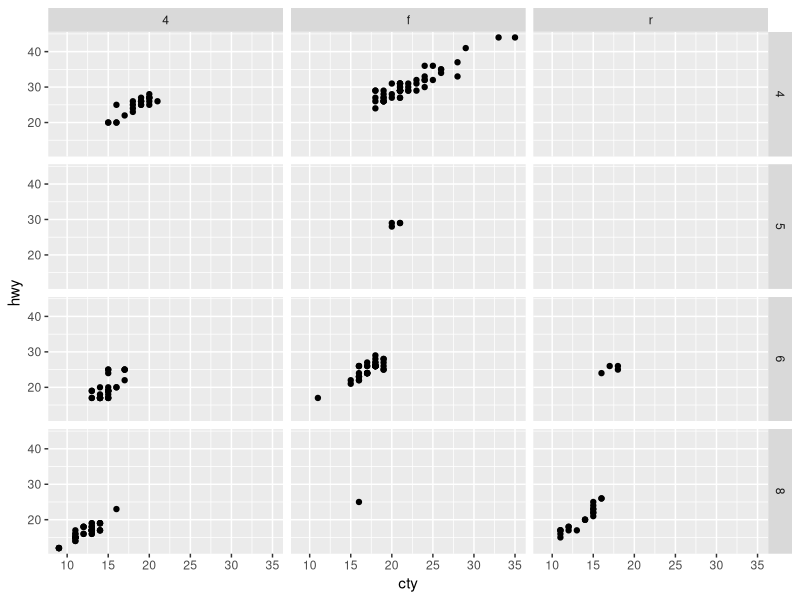
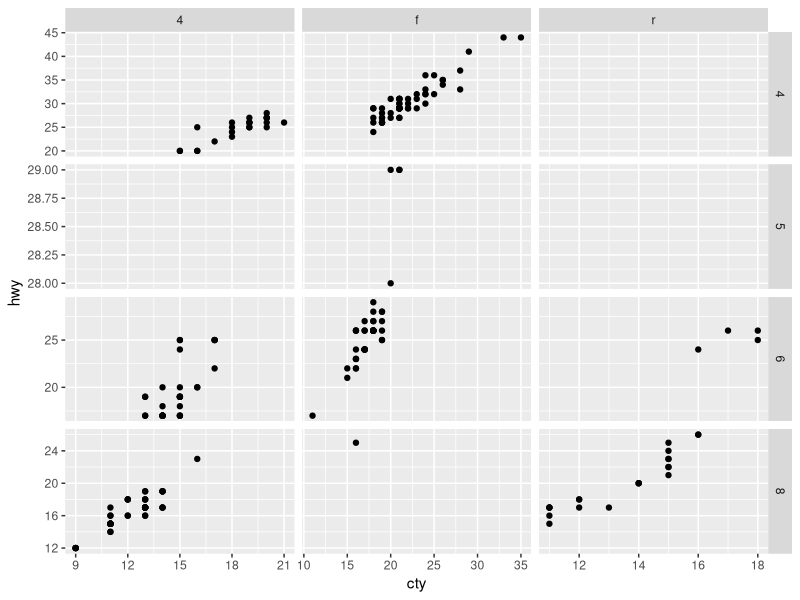
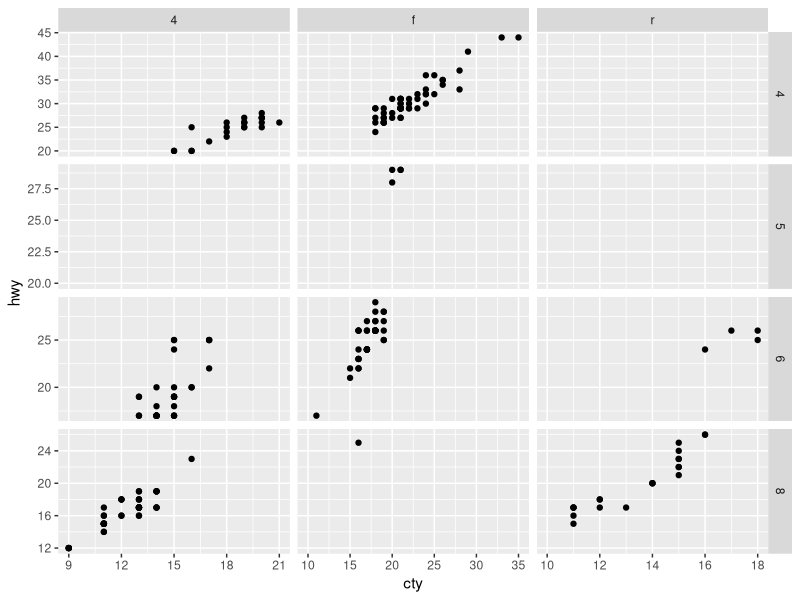
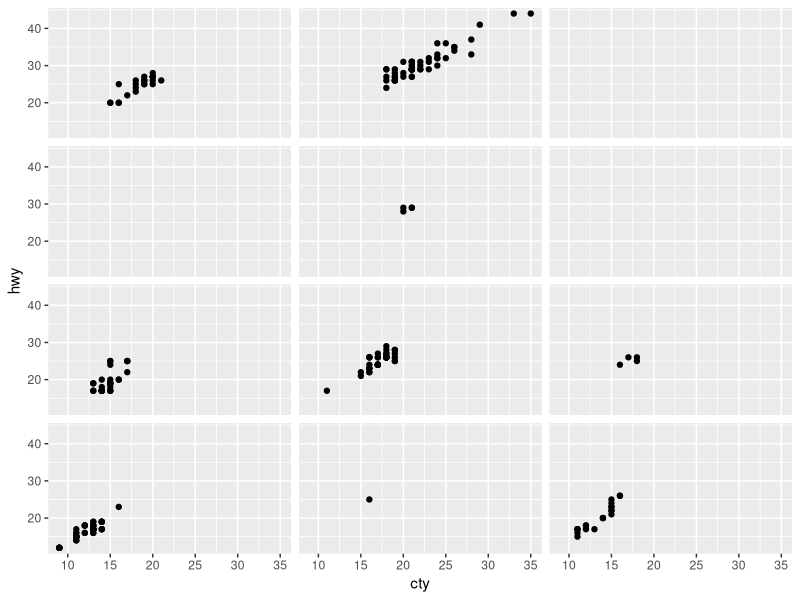
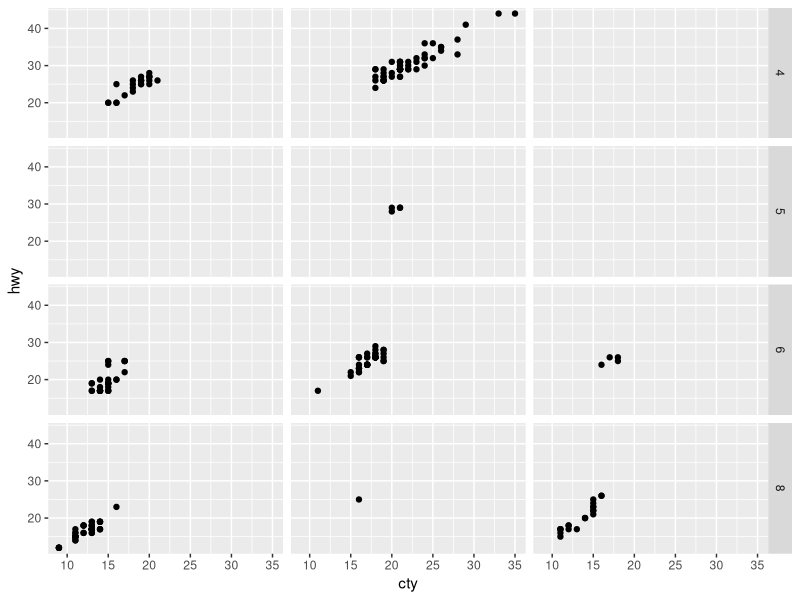
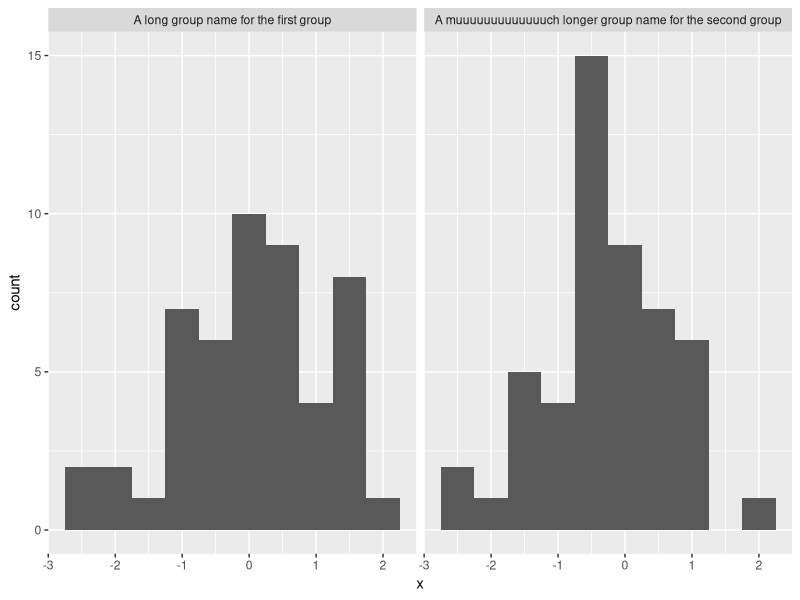
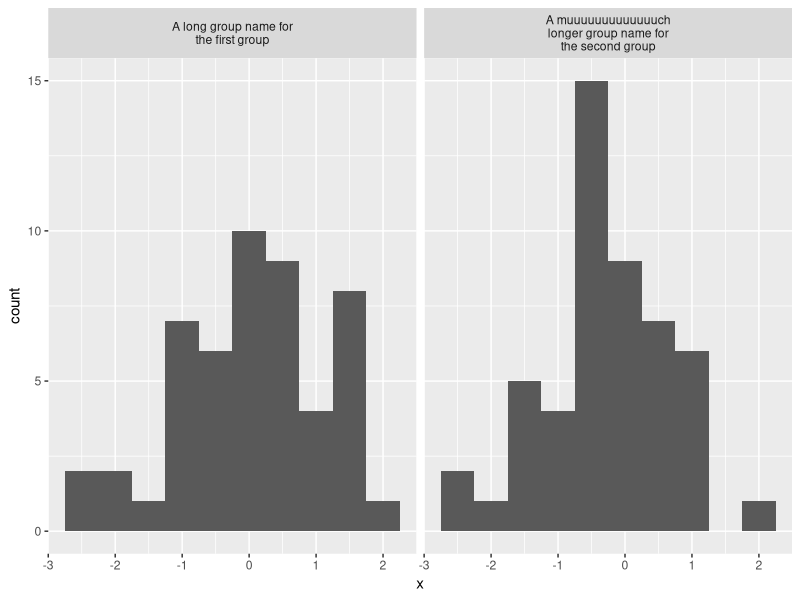
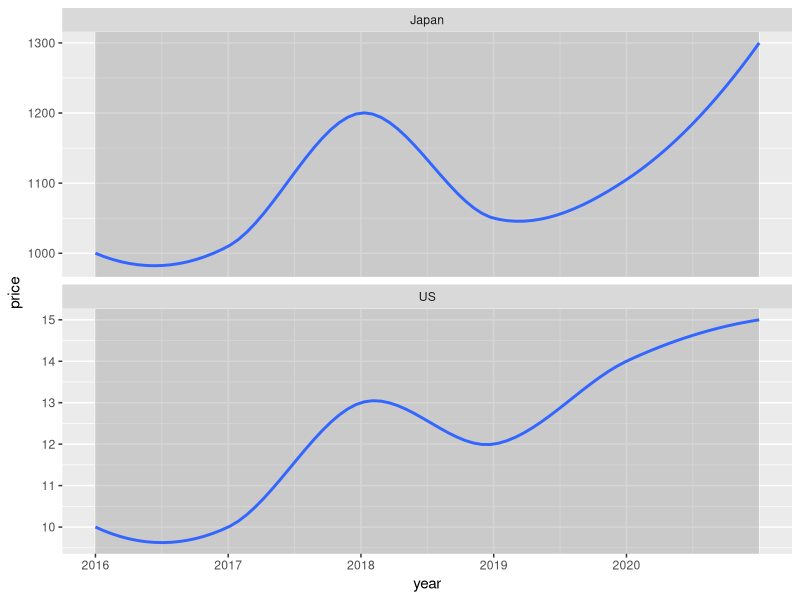

Write the R code that produced these figures, in order.
## ---- chunk 1
library(ggplot2)
knitr::opts_chunk$set(
  fig.dpi = 300, 
  collapse = TRUE, 
  comment = "#>",
  fig.asp = 0.618,
  fig.width = 6,
  out.width = "80%")
## ---- chunk 2
ggplot(mpg, aes(x = cty, y = hwy)) +
  geom_point() +
  facet_grid(cyl ~ drv)
## ---- chunk 3
ggplot(mpg, aes(x = cty, y = hwy)) +
  geom_point() +
  facet_grid(cyl ~ drv, scales = "free") 
## ---- chunk 4
ggplot(mpg, aes(x = cty, y = hwy)) +
  geom_point() +
  facet_grid(cyl ~ drv, scales = "free") +
  expand_limits(x = 10, y = c(20, 25))
## ---- chunk 5
ggplot(mpg, aes(x = cty, y = hwy)) +
  geom_point() +
  facet_grid(cyl ~ drv) +
  theme(strip.text = element_blank())
## ---- chunk 6
ggplot(mpg, aes(x = cty, y = hwy)) +
  geom_point() +
  facet_grid(cyl ~ drv) +
  theme(strip.text.x = element_blank())
## ---- chunk 7
df <- data.frame(
  x = rnorm(100),
  group = c(rep("A long group name for the first group", 50),
            rep("A muuuuuuuuuuuuuch longer group name for the second group", 50))
)

ggplot(df, aes(x = x)) +
  geom_histogram(binwidth = 0.5) +
  facet_wrap(~ group)
## ---- chunk 8
ggplot(df, aes(x = x)) +
  geom_histogram(binwidth = 0.5) +
  facet_wrap(~ group, labeller = labeller(group = label_wrap_gen(width = 25)))
## ---- chunk 9
df <- data.frame(
  year = rep(2016:2021, 2),
  price = c(10, 10, 13, 12, 14, 15, 1000, 1010, 1200, 1050, 1105, 1300),
  country = c(rep("US", 6), rep("Japan", 6))
)

df
## ---- chunk 10
ggplot(df, aes(x = year, y = price)) +
  geom_smooth() +
  facet_wrap(~ country, ncol = 1, scales = "free_y") +
  scale_x_continuous(breaks = 2011:2020)
## ---- chunk 11
ggplot(df, aes(x = year, y = price)) +
  geom_smooth() +
  facet_wrap(~ country, ncol = 1, scales = "free_y", 
             labeller = as_labeller(
               c(US = "US Dollars (USD)", Japan = "Japanese Yens (JPY)")), 
             strip.position = "left"
             ) +
  scale_x_continuous(breaks = 2011:2020) +
  labs(y = NULL) +
  theme(strip.background = element_blank(), strip.placement = "outside")
## ---- chunk 12
ggplot(mpg, aes(x = cty)) +
  geom_histogram() +
  facet_wrap(~ drv)
## ---- chunk 13
ggplot(mpg, aes(x = cty)) +
  geom_histogram() +
  facet_grid(cyl ~ drv)
## ---- chunk 14
ggplot(mpg, aes(x = cty)) +
  geom_histogram() +
  facet_wrap(cyl ~ drv)
## ---- chunk 15
ggplot(mpg, aes(x = cty)) +
  geom_histogram() +
  facet_grid(cyl ~ .)

ggplot(mpg, aes(x = cty)) +
  geom_histogram() +
  facet_grid(. ~ cyl)
## ---- chunk 16
ggplot(mpg, aes(x = displ, y = hwy)) +
  geom_point() +
  facet_wrap(~drv)
## ---- chunk 17
ggplot(mpg, aes(x = displ, y = hwy)) +
  geom_point() +
  facet_wrap(~forcats::fct_relevel(drv, "r", "f", "4"))
## ---- chunk 18
ggplot(mpg, aes(x = hwy)) +
  geom_histogram(binwidth = 5) +
  facet_wrap(~ drv)
## ---- chunk 19
library(dplyr)

mpg_summary <- mpg %>%
  group_by(drv) %>%
  summarise(hwy_mean = mean(hwy))

mpg_summary
## ---- chunk 20
ggplot(mpg, aes(x = hwy)) +
  geom_histogram(binwidth = 5) +
  facet_wrap(~ drv) +
  geom_vline(data = mpg_summary, aes(xintercept = hwy_mean))
